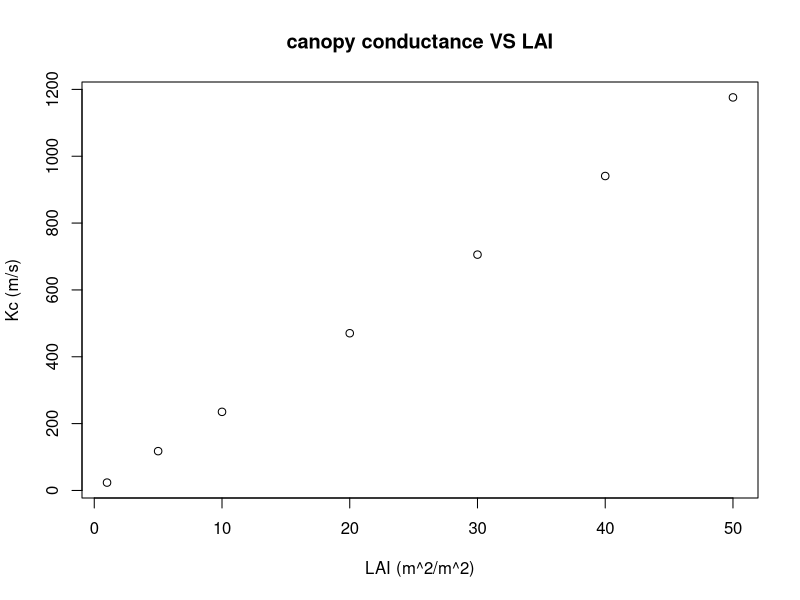

Generate this figure with R:
## ---- chunk 1
# The canopy_conductance function:
canopy_conductance=
  function(Cleaf_max, Rnrad=0.7, Rvpd=0.6, RT=0.8, Rteta=0.7, LAI) {

    #claculating Kc
    Kc = (Cleaf_max*Rnrad*Rvpd*RT*Rteta*LAI)
    
    #return Kc
    return(Kc)
  }
## ---- chunk 2
#typical LAI values:
LAI_i=c(1,5,10,20,30,40,50);
#Calculating Kc for differnt LAI values:
Kc_res=matrix(,nrow = length(LAI_i), ncol = 1);
for (i in 1:length(LAI_i)){
    Kc_res[i,1]<-(canopy_conductance(Cleaf_max = 100, LAI=LAI_i[i]));
  }

## ---- chunk 3
plot(LAI_i,Kc_res,main="canopy conductance VS LAI", xlab="LAI (m^2/m^2)", ylab="Kc (m/s)")

